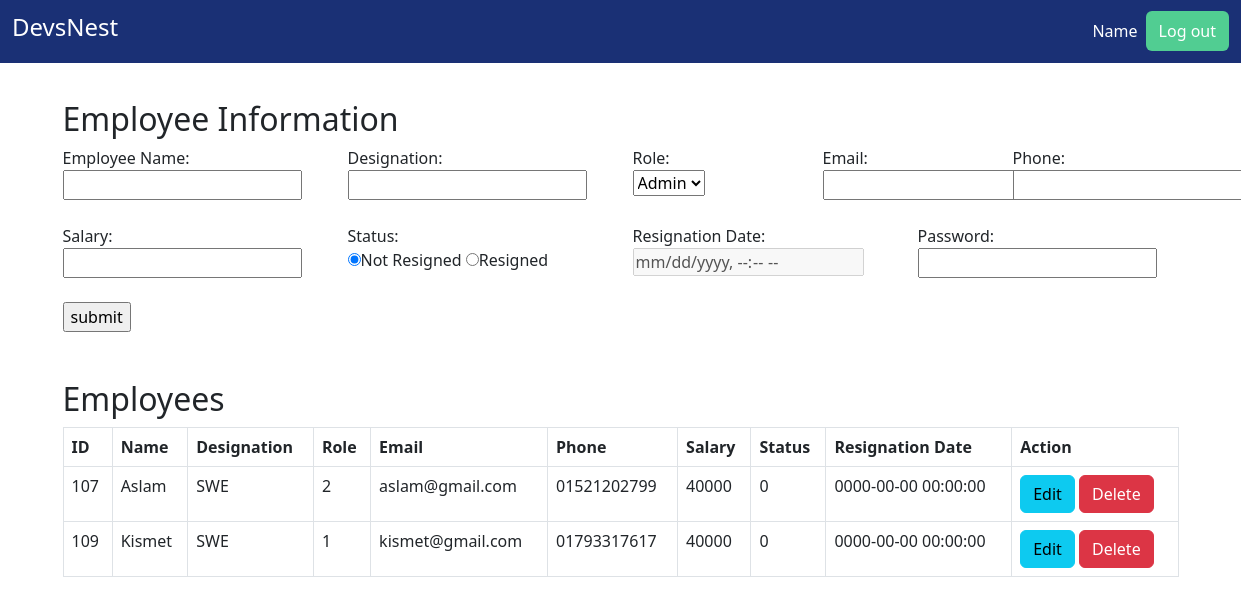
Before: / with the older database file.
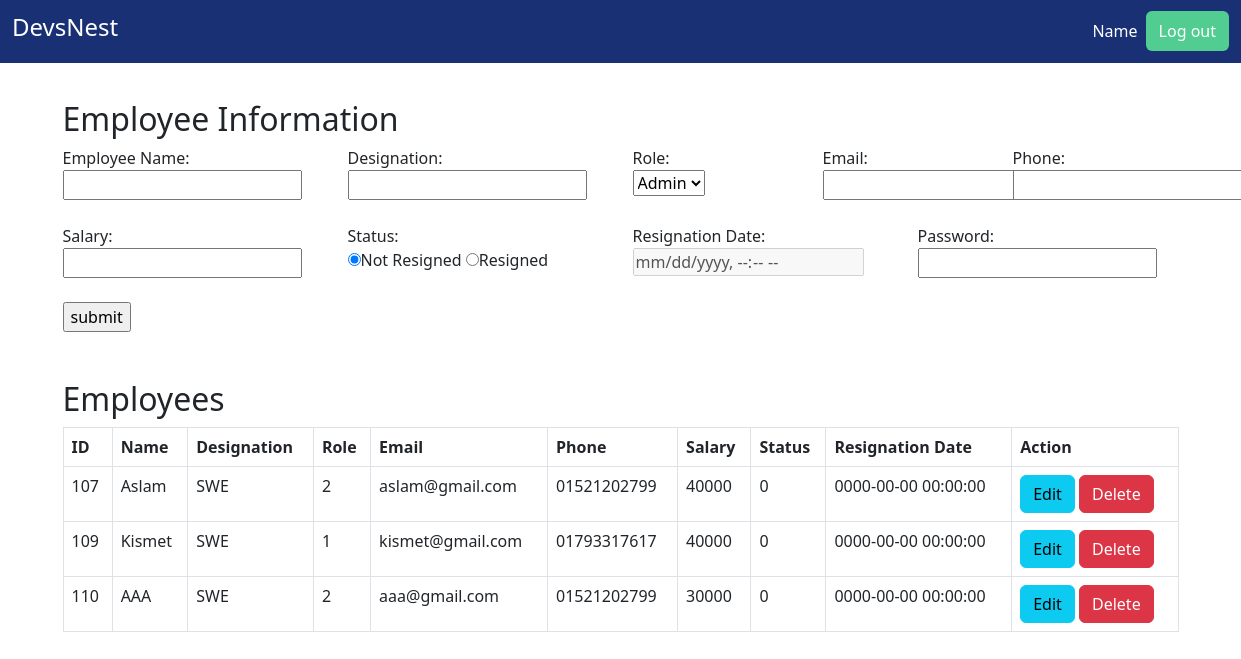
After: the same page with the newer database file.
### tables this page shows
CREATE TABLE `employees` (
  `employee_id` bigint(20) NOT NULL,
  `employee_name` varchar(255) NOT NULL,
  `designation` varchar(255) NOT NULL,
  `role` int(11) NOT NULL,
  `email` varchar(255) NOT NULL,
  `phone` varchar(255) NOT NULL,
  `salary` varchar(255) NOT NULL,
  `status` int(11) NOT NULL,
  `resignation_date` datetime DEFAULT NULL,
  `password` varchar(255) NOT NULL
);

### index.php (the view, shortened to what this page needs)
<?php
include "config.php";
include "navbar.php";
$sql = "SELECT * FROM employees";
$emp_result = $conn->query($sql);
?>
<!DOCTYPE html>
<html lang="en">
<head>
    <link href="https://cdn.jsdelivr.net/npm/bootstrap@5.2.0-beta1/dist/css/bootstrap.min.css" rel="stylesheet">
</head>
<body>
    <div>
        <div class="container mt-5">
            <h2 style="margin-top: 100px;">Employee Information</h2>
            <form action="" method="POST">
                <fieldset>
                    <div class="row">
                        <div class="col-lg-3">
                            Employee Name:<br>
                            <input type="text" name="employee_name" value="<?php echo $edit_name; ?>" />
                        </div>
                        <div class="col-lg-3">
                            Designation:<br>
                            <input type="text" name="designation" value="<?php echo $edit_designation; ?>" />
                        </div>
                        <div class="col-lg-2">
                            Role:<br>
                            <select name="role" id="role" value="<?php echo $edit_dev; ?>">
                                <option value="1">Admin</option>
                            </select>
                        </div>
                        <div class="col-lg-2">
                            Email:<br>
                            <input type="email" name="email" value="<?php echo $edit_email; ?>" />
                        </div>
                        <div class="col-lg-2">
                            Phone:<br>
                            <input type="text" name="phone" value="<?php echo $edit_phone; ?>" />
                        </div>
                    </div>
                    <div class="row mt-4">
                        <div class="col-lg-3">
                            Salary:<br>
                            <input type="text" name="salary" value="<?php echo $edit_salary; ?>" />
                        </div>
                        <div class="col-lg-3">
                            Status:<br>
                            <input type="radio" id="not-resigned" name="status" onclick="checkStatus(this);" value="0" checked="checked" />Not Resigned
                            <input type="radio" id="resigned" name="status" onclick="checkStatus(this);" value="1" />Resigned
                        </div>
                        <div class="col-lg-3">
                            Resignation Date:<br>
                            <input type="datetime-local" id="resignation_date" name="resignation_date" disabled />
                        </div>
                        <div class="col-lg-3">
                            Password:<br>
                            <input type="password" id="password" name="password" value="<?php echo $edit_password; ?>" />
                        </div>
                    </div>
                    <div class="mt-4">
                        <input type="submit" name="submit" value="submit">
                    </div>
                </fieldset>
            </form>
        </div>
        <div class="container mt-5">
            <h2>Employees</h2>
            <table class="table table-bordered">
                <thead>
                    <tr>
                        <th>ID</th>
                        <th>Name</th>
                        <th>Designation</th>
                        <th>Role</th>
                        <th>Email</th>
                        <th>Phone</th>
                        <th>Salary</th>
                        <th>Status</th>
                        <th>Resignation Date</th>
                        <th>Action</th>
                    </tr>
                </thead>
                <tbody>
                    <?php
                    if ($emp_result->num_rows > 0) {
                        while ($row = $emp_result->fetch_assoc()) {
                    ?>
                            <tr>
                                <td><?php echo $row['employee_id']; ?></td>
                                <td><?php echo $row['employee_name']; ?></td>
                                <td><?php echo $row['designation']; ?></td>
                                <td><?php echo $row['role']; ?></td>
                                <td><?php echo $row['email']; ?></td>
                                <td><?php echo $row['phone']; ?></td>
                                <td><?php echo $row['salary']; ?></td>
                                <td><?php echo $row['status']; ?></td>
                                <td><?php echo $row['resignation_date']; ?></td>
                                <td><a class="btn btn-info" href="index.php?action=edit&email=<?php echo $row['email']; ?>">Edit</a>&nbsp;<a class="btn btn-danger" href="index.php?action=delete&email=<?php echo $row['email']; ?>">Delete</a></td>
                            </tr>
                    <?php   }
                    }
                    ?>
                </tbody>
            </table>
        </div>
    </div>
</body>
</html>

Changed rows visible on the page:
added employees: employee_id "110", employee_name "AAA", designation "SWE", role "2", email "aaa@gmail.com", phone "01521202799", salary "30000", status "0", resignation_date "0000-00-00 00:00:00"
